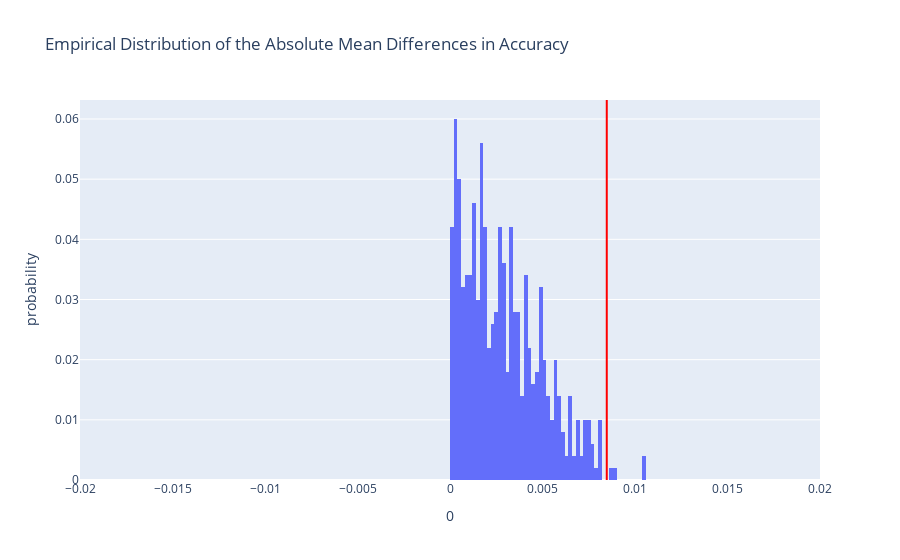

This figure's notebook cell:
### Code cell
fig = px.histogram(pd.DataFrame(sim_lst), x=0, nbins=75, histnorm='probability', 
                   title='Empirical Distribution of the Absolute Mean Differences in Accuracy')
fig.add_vline(x=obs, line_color='red')
fig.update_layout(xaxis_range=[-0.02, 0.02])

### Figure 1 — Plotly figure (JSON) as saved in the notebook; plotly's stock layout.template omitted (floating-point values rounded to 4 significant figures; data arrays with more than 128 entries replaced by an {"elided": "..."} marker saying what was removed)
{"data": [{"alignmentgroup": "True", "bingroup": "x", "histnorm": "probability", "hovertemplate": "0=%{x}<br>probability=%{y}<extra></extra>", "legendgroup": "", "marker": {"color": "#636efa", "pattern": {"shape": ""}}, "name": "", "nbinsx": 75, "offsetgroup": "", "orientation": "v", "showlegend": false, "type": "histogram", "x": {"elided": "500 float values"}, "xaxis": "x", "yaxis": "y"}], "layout": {"barmode": "relative", "legend": {"tracegroupgap": 0}, "shapes": [{"line": {"color": "red"}, "type": "line", "x0": 0.008474, "x1": 0.008474, "xref": "x", "y0": 0, "y1": 1, "yref": "y domain"}], "title": {"text": "Empirical Distribution of the Absolute Mean Differences in Accuracy"}, "xaxis": {"anchor": "y", "domain": [0, 1], "range": [-0.02, 0.02], "title": {"text": "0"}}, "yaxis": {"anchor": "x", "domain": [0, 1], "title": {"text": "probability"}}}}
